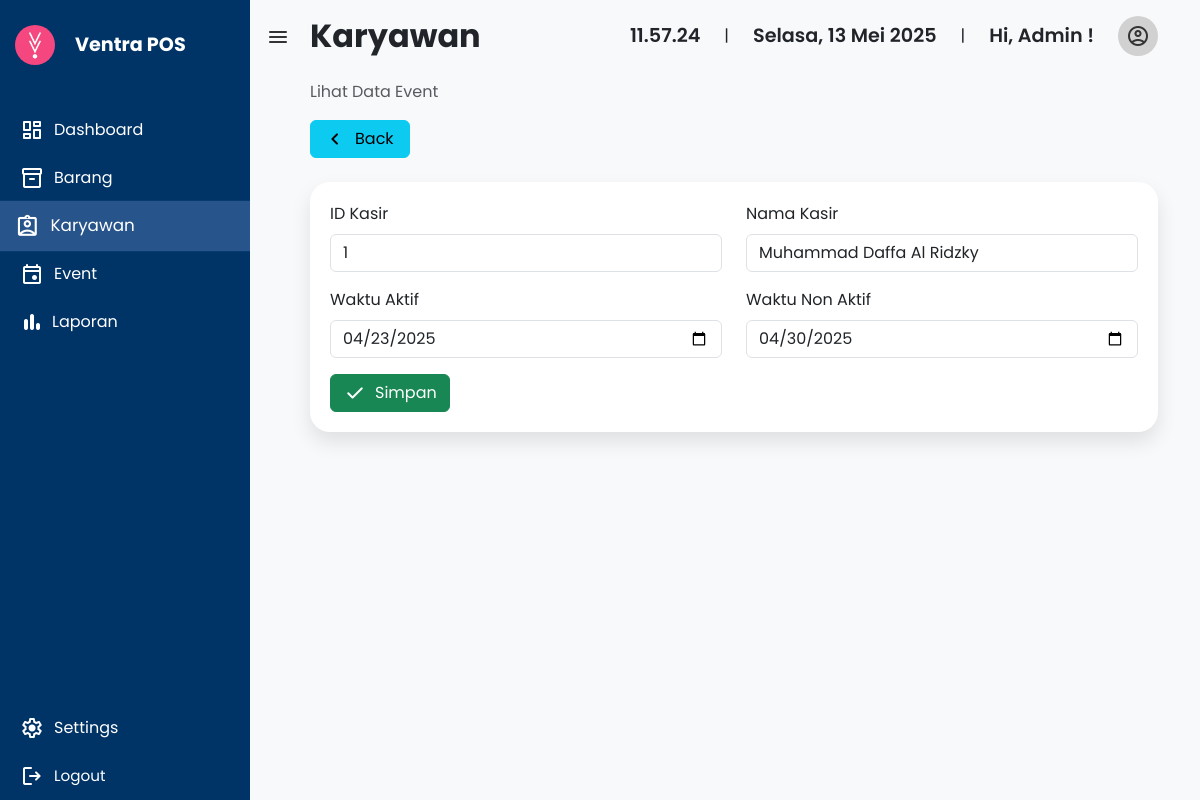
Page /Karyawan/editKasir.php?ID=1 (signed in) on the committed database.
### tables this page shows
CREATE TABLE `ventra_kasir` (
  `ID` int(11) NOT NULL,
  `Nama` varchar(100) NOT NULL,
  `WaktuAktif` date NOT NULL,
  `WaktuNonAktif` date NOT NULL
);

### Connection/connection.php (called while the page is built, shortened)
<?php
    function Connection() {
        $servername = "localhost";
        $username = "root";
        $password = "";
        $database = "bacs5153_recode";
        $koneksi = mysqli_connect($servername, $username, $password, $database);
        return $koneksi;
    }
?>

### Model/crudKaryawan.php (called while the page is built, shortened)
<?php
    require_once ('../Connection/connection.php');
    function getKasir($Kode_Kasir) {
        $data = array();
        $sql = "SELECT * FROM ventra_kasir WHERE ID = '$Kode_Kasir'";
        $koneksi = Connection();
        $hasil = mysqli_query($koneksi, $sql);
        $i = 0;
        while ($baris = mysqli_fetch_assoc($hasil)){
            $data[$i]['ID'] = $baris['ID'];
            $data[$i]['Nama'] = $baris['Nama'];
            $data[$i]['WaktuAktif'] = $baris['WaktuAktif'];
            $data[$i]['WaktuNonAktif'] = $baris['WaktuNonAktif'];
            $i++;
        }
        return $data;
    }
?>

### Karyawan/editKasir.php (the view, shortened to what this page needs)
<?php
  include '../Model/crudKaryawan.php';
  $username = $_SESSION['username'];
?>
<?php
    if (isset($_GET['ID'])) {
        $idKasir = $_GET['ID'];
    } else {
        echo "Masukkan ID Kasir";
        exit();
    }
    $data = getKasir($idKasir);
    if (empty($data)) {
        echo "ID Kasir Tidak Ditemukan !";
        exit();
    } else {
        $event = $data[0];
        $idKasir = $event['ID'];
        $namaKasir = $event['Nama'];
        $waktuAktif = $event['WaktuAktif'];
        $waktuNonAktif = $event['WaktuNonAktif'];
    }
?>
<!DOCTYPE html>
<html lang="en">
<head>
  <link href="https://cdn.jsdelivr.net/npm/bootstrap@5.3.0/dist/css/bootstrap.min.css" rel="stylesheet" />
  <link rel="stylesheet" href="https://cdnjs.cloudflare.com/ajax/libs/font-awesome/6.4.0/css/all.min.css">
  <link href="https://cdn.jsdelivr.net/npm/bootstrap-icons@1.10.5/font/bootstrap-icons.css" rel="stylesheet">
  <link rel="stylesheet" href="style.css">
  <link rel="stylesheet" href="../Style/sidebar.css">
</head>
<body>
  <div class="sidebar" id="sidebar">
    <div class="logo">
      <img src="../Img/VentraLogo.jpg" alt="logo" />
      <span class="nav-text fw-bold">Ventra POS</span>
    </div>
    <ul class="nav flex-column mt-3">
      <li class="nav-item">
        <a class="nav-link" href="../Dashboard/index.php">
          <i class="material-symbols-rounded">dashboard</i>
          <span class="nav-text">Dashboard</span>
        </a>
      </li>
      <li class="nav-item">
        <a class="nav-link" href="../Barang/barang.php">
          <i class="material-symbols-rounded">inventory_2</i>
          <span class="nav-text">Barang</span>
        </a>
      </li>
      <li class="nav-item">
        <a class="nav-link active" href="../Karyawan/karyawan.php">
          <i class="material-symbols-rounded">assignment_ind</i>
          <span class="nav-text">Karyawan</span>
        </a>
      </li>
      <li class="nav-item">
        <a class="nav-link" href="../Event/event.php">
          <i class="material-symbols-rounded">event</i>
          <span class="nav-text">Event</span>
        </a>
      </li>
      <li class="nav-item">
        <a class="nav-link" href="../Laporan/laporan.php">
          <div class="d-flex align-items-center gap-2">
            <i class="material-symbols-rounded">bar_chart</i>
            <span class="nav-text">Laporan</span>
          </div>
        </a>
      </li>
    </ul>
    <div class="sidebar-bottom">
      <ul class="nav flex-column">
        <li class="nav-item-settings">
          <a class="nav-link" href="../Settings/settings.php">
            <i class="material-symbols-rounded">settings</i>
            <span class="nav-text">Settings</span>
          </a>
        </li>
        <li class="nav-item">
          <a class="nav-link" href="../Login/logout.php">
            <i class="material-symbols-rounded">logout</i>
            <span class="nav-text">Logout</span>
          </a>
        </li>
      </ul>
    </div>
  </div>
  <main class="main-content position-relative border-radius-lg ps-5 pt-3" style="margin-left: 250px;">
    <div class="container-fluid">
      <div class="mb-4">
        <nav class="d-flex justify-content-between align-items-center mb-4">
          <button class="toggle-btn" onclick="toggleSidebar()">
            <span class="material-symbols-rounded">menu</span>
          </button>
          <h2 class="text-dark fw-bold m-0">Karyawan</h2>
          <div class="d-flex align-items-center gap-4">
            <div id="clock" class="text-nowrap fw-semibold text-dark"></div> |
            <div id="date" class="text-nowrap fw-semibold text-dark"></div> |
            <div class="text-nowrap fw-semibold">Hi, <?=$username;?> !</div>
            <div class="dropdown">
                <a class="user-avatar dropdown-toggle" href="#" role="button" data-bs-toggle="dropdown" aria-expanded="false">
                    <i class="material-symbols-rounded">account_circle</i>
                </a>
            </div>
          </div>
        </nav>
        <p class="text-muted">Lihat Data Event</p>
        <a class="btn btn-info d-flex align-items-center" href="karyawan.php" style="width: 100px;">
            <span class="material-symbols-rounded me-2">chevron_left</span>
            Back
        </a>
      </div>
      <div class="container">
          <form action="" method="POST" enctype="multipart/form-data">
                <div class="row mb-3">
                    <div class="col">
                        <label for="id_kasir" class="form-label">ID Kasir</label>
                        <input type="number" class="form-control" name="id_kasir" required value="<?php echo $idKasir?>" readonly>
                    </div>
                    <div class="col">
                        <label for="nama_kasir" class="form-label">Nama Kasir</label>
                        <input type="text" class="form-control" name="nama_kasir" required value="<?php echo $namaKasir?>">
                    </div>
                </div>
                <div class="row mb-3">
                    <div class="col">
                    <label for="waktu_aktif" class="form-label">Waktu Aktif</label>
                    <input type="date" class="form-control" name="waktu_aktif" required value="<?php echo $waktuAktif?>">
                    </div>
                    <div class="col">
                    <label for="waktu_non_aktif" class="form-label">Waktu Non Aktif</label>
                    <input type="date" class="form-control" name="waktu_non_aktif" required value="<?php echo $waktuNonAktif?>">
                    </div>
                </div>
                <button class="btn btn-success d-flex align-items-center" type="submit" name="btnEdit">
                    <span class="material-symbols-rounded me-2">check</span>
                    Simpan
                </button>
            </form>
      </div>
    </div>
</body>
</html>

### Karyawan/style.css (style rules this page uses)
.container { border-radius: 20px; padding: 20px; box-shadow: 0 10px 20px rgba(0,0,0,0.1); background-color: #fff; }

### Style/sidebar.css (style rules this page uses)
body { margin: 0; font-family: 'Poppins', sans-serif; background-color: #f8f9fa; }
.sidebar { width: 250px; min-height: 100vh; background-color: #003366; color: #fff; position: fixed; top: 0; left: 0; transition: width 0.3s; overflow: hidden; z-index: 1000; }
.sidebar .logo { display: flex; align-items: center; gap: 20px; padding: 25px 15px; }
.sidebar .logo span { font-size: 1.2rem; font-weight: 500; }
.sidebar .logo img { border-radius: 50%; width: 40px; height: 40px; object-fit: cover; }
.sidebar .nav-link { color: white; display: flex; align-items: center; gap: 10px; padding: 12px 20px; transition: all 0.3s ease; }
.sidebar .nav-link:hover, .sidebar .nav-link.active { transition: all 0.3s ease; transform: scale(1.05); background-color: #27548A; }
.sidebar .nav-text { transition: opacity 0.3s, width 0.3s; white-space: nowrap; }
.toggle-btn { position: fixed; margin-top: 7px; left: 260px; background: none; border: none; color: #333; font-size: 1.8rem; z-index: 1100; transition: all 0.3s ease; }
.main-content { margin-left: 250px; padding: 30px; transition: margin-left 0.3s; }
.sidebar-bottom { position: absolute; bottom: 0; left: 0; width: 100%; }
.sidebar-bottom .nav-item { font-size: 0.95rem; }
.main-content { padding: 30px; transition: margin-left 0.3s; }
.main-content nav .text-nowrap { font-size: 1.2rem; }
.user-avatar { width: 40px; height: 40px; color: #333; border-radius: 50%; background-color: #d1d1d1; display: flex; text-decoration: none; align-items: center; justify-content: center; transition: all 0.3s; }
.dropdown-toggle::after { display: none !important; }

### rows in the picture
ventra_kasir: id_kasir "1", nama_kasir "Muhammad Daffa Al Ridzky", waktu_aktif "04/23/2025", waktu_non_aktif "04/30/2025"

### other values in the picture
$username "Admin"
